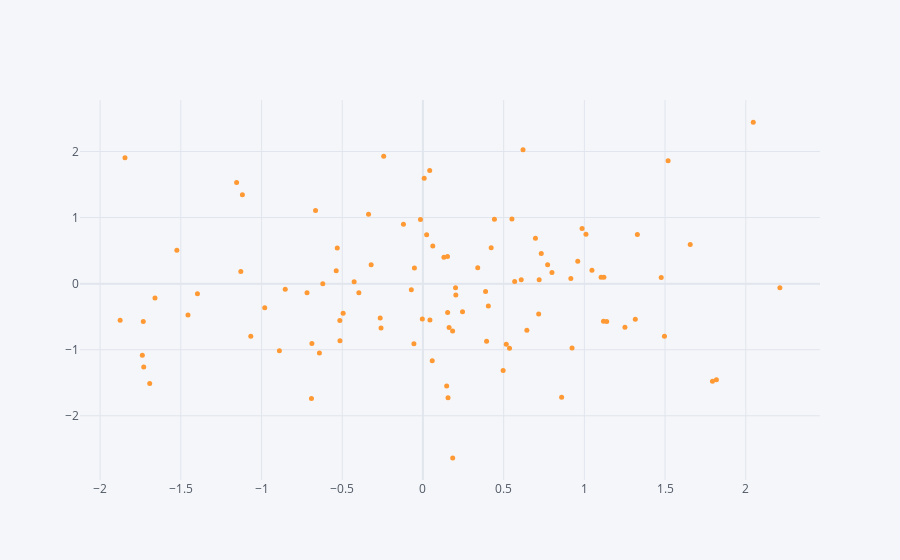

The code cell stored with this chart in its notebook:
### Code cell
df.iplot(kind= 'scatter',x='A',y='B',mode = 'markers',size = 5)
